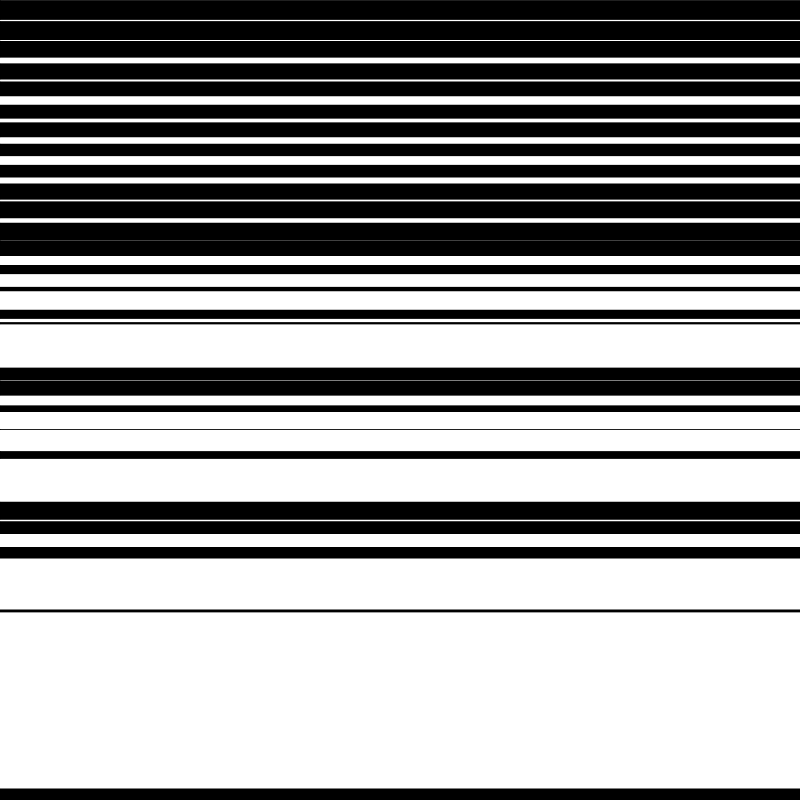
Frame 1 (no input)
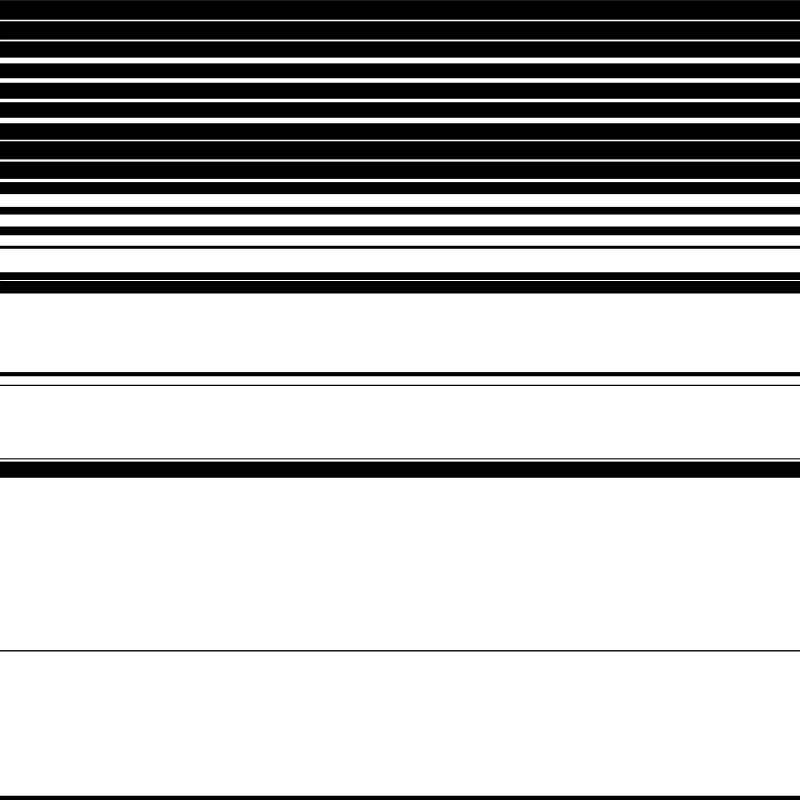
Frame 60 (the mouse pressed at the canvas centre just before this capture)
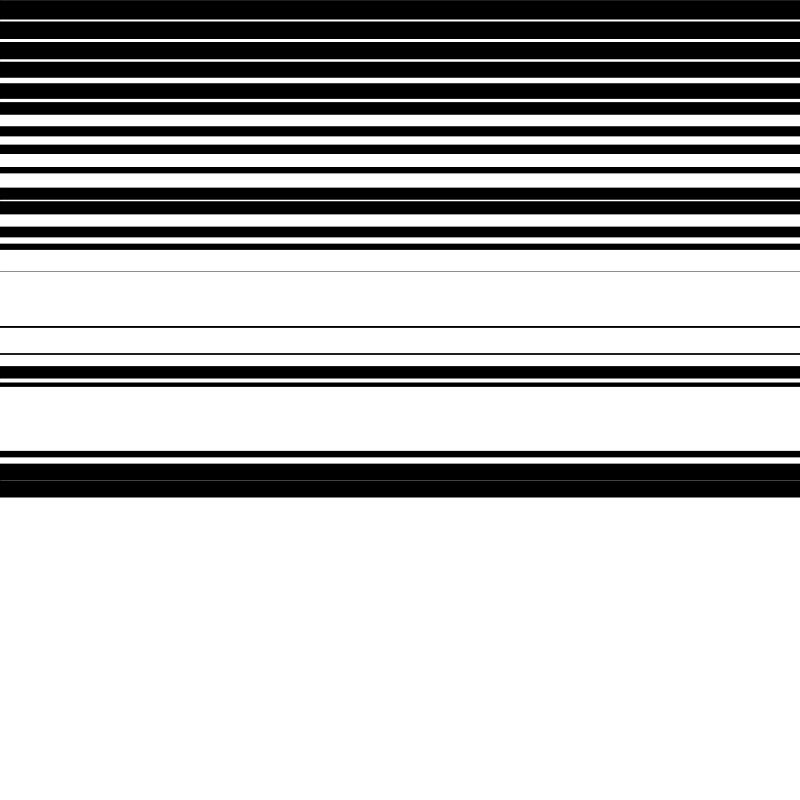
Frame 120 (the mouse held since frame 60 and released just before this capture)

The Processing sketch that drew these frames (run headless with seeded random() and noise(); from frame 60 on, the mouse is pressed at the canvas centre):

// Processing sketch: LSI_037_forLoop_lineHorizontalRandom
// ── LSI_037_forLoop_lineHorizontalRandom.pde



void setup(){
size(800,800);  
  
}

void draw(){
 
background(0);

noFill();

stroke(255);
  
for (int i=0; i<width; i=i+20){
   

  strokeWeight(random(i)/10);
  line(0,i,width,i);
  
}
  
}
